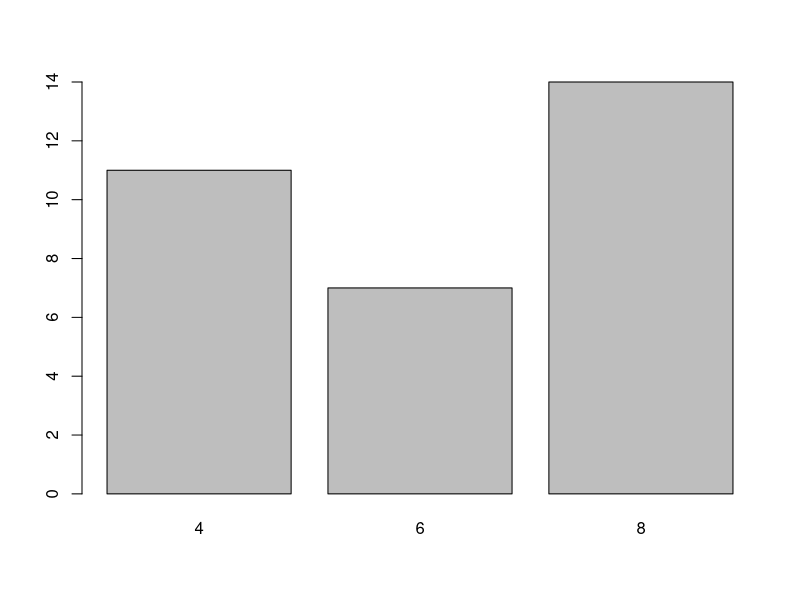
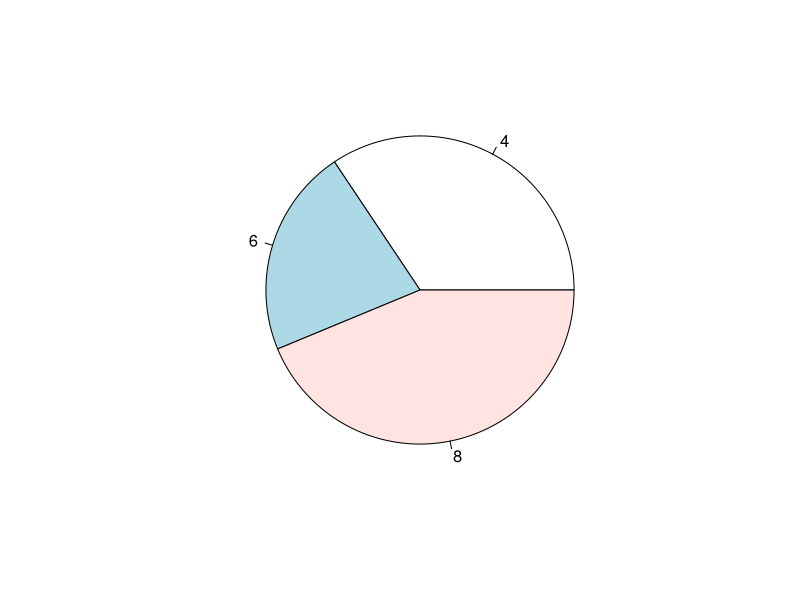
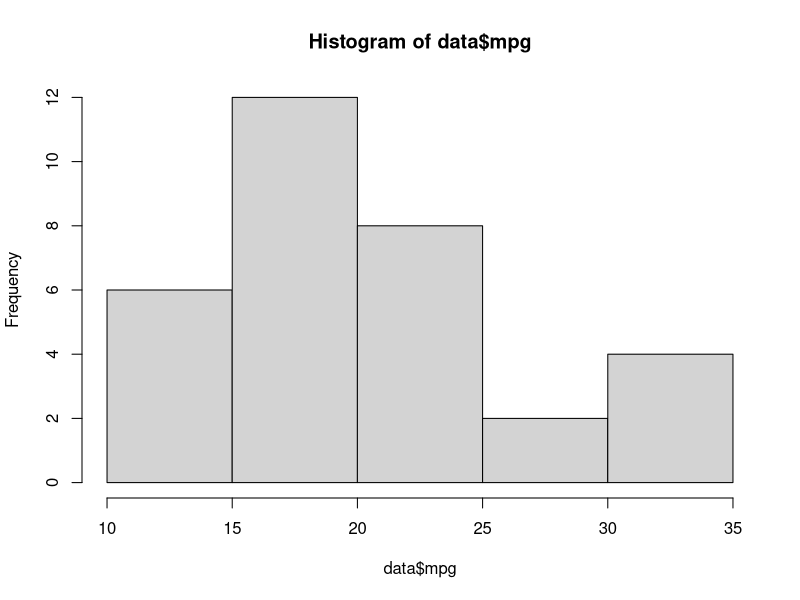

Source code (R) for these figures, in order:
#Problema 2
mis_dades<-mtcars
p<-mis_dades$cyl
ni<- table(p) #ens indica quantes vegades apareix cada observació
ni
barplot(ni) #gràfic de barres
fi<-ni/length(p)
fi #ens diu la proporció de vegades que apareix cada observació. 
pie(fi) #gràfic circular (quesitos)
Ni <- cumsum(ni)
Fi <-cumsum(fi)
cbind(ni, fi, Ni, Fi)

mis_dades$mpg
x<- cut(mis_dades$mpg, 10)
ni<- table (x)
fi<- ni/length(x)
Ni<-cumsum(ni)
Fi<-cumsum(fi)
cbind(ni, fi, Ni, Fi)

data <- mis_dades
hist(data$mpg)
